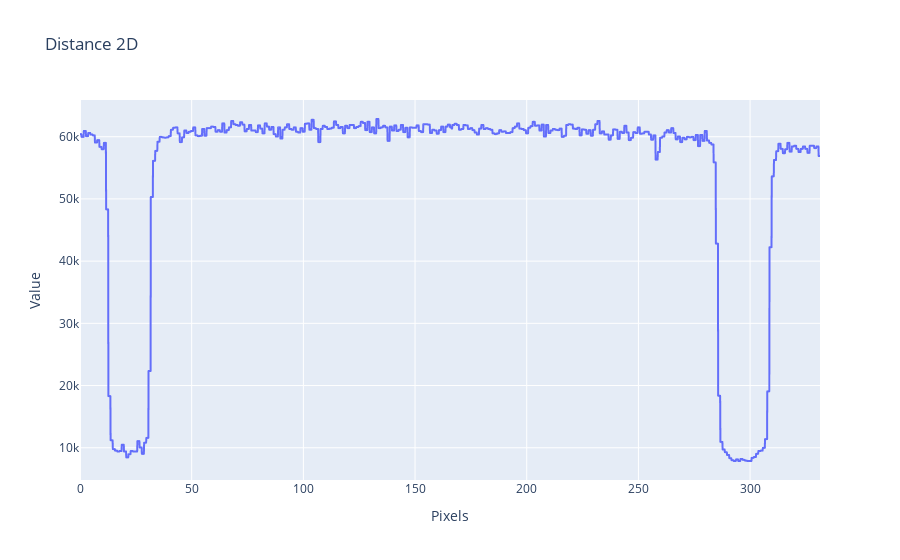
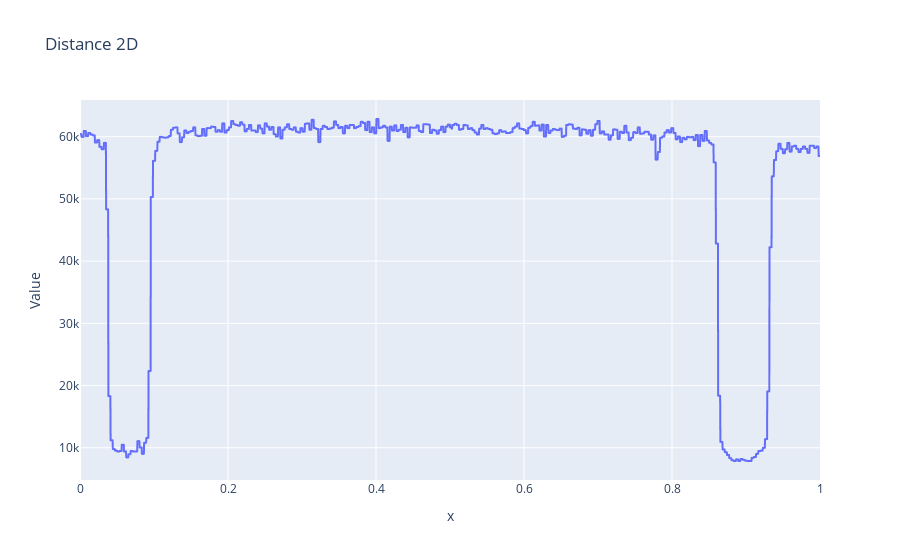

Source (notebook cell) for these figures, in order:
### Markdown cell above
## Distances marqueurs bas

### Code cell
df_data = pd.read_csv('1-Distance_2marqueurs_bas.csv')

fig = px.line(df_data, x = 'Pixels', y = 'Value', title='Distance 2D')
fig.show()

y_data = df_data.Value
y_data_liste = list(y_data)
x_data = df_data.Pixels
x_data_liste = list(x_data)

# normalisons
range_x = max(x_data_liste) - min(x_data_liste)

new_x = []
for i in range(len(x_data_liste)):
    new_x.append(x_data_liste[i]/range_x)

fig = px.line(df_data, x = new_x, y = 'Value', title='Distance 2D')
fig.show()

y_data_500_1 = []
for i in range(500):
    y_data_500_1.append(y_data_liste[i])
y_min_1 = min(y_data_500_1)
print("le premier minimum est", y_min_1)

y_data_500_2 = []
for i in range(2700,3200):
    y_data_500_2.append(y_data_liste[i])
y_min_2 = min(y_data_500_2)
print("le deuxième minimum est", y_min_2)

pos_x_min_1 = y_data_liste.index(y_min_1)
pos_x_min_2 = y_data_liste.index(y_min_2)

x_value_at_min_1 = x_data_liste[pos_x_min_1]/range_x
x_value_at_min_2 = x_data_liste[pos_x_min_2]/range_x

dist_reference = x_value_at_min_2 - x_value_at_min_1
print("la distance entre les deux minimums est", dist_reference, "pixels")

### Figure 1 — Plotly figure (JSON) as saved in the notebook; plotly's stock layout.template omitted (floating-point values rounded to 4 significant figures; data arrays with more than 128 entries replaced by an {"elided": "..."} marker saying what was removed)
{"data": [{"hovertemplate": "Pixels=%{x}<br>Value=%{y}<extra></extra>", "legendgroup": "", "line": {"color": "#636efa", "dash": "solid"}, "marker": {"symbol": "circle"}, "mode": "lines", "name": "", "showlegend": false, "type": "scattergl", "x": {"elided": "3314 float values"}, "xaxis": "x", "y": {"elided": "3314 int values"}, "yaxis": "y"}], "layout": {"legend": {"tracegroupgap": 0}, "title": {"text": "Distance 2D"}, "xaxis": {"anchor": "y", "domain": [0, 1], "title": {"text": "Pixels"}}, "yaxis": {"anchor": "x", "domain": [0, 1], "title": {"text": "Value"}}}}

### Figure 2 — Plotly figure (JSON) as saved in the notebook; plotly's stock layout.template omitted (floating-point values rounded to 4 significant figures; data arrays with more than 128 entries replaced by an {"elided": "..."} marker saying what was removed)
{"data": [{"hovertemplate": "x=%{x}<br>Value=%{y}<extra></extra>", "legendgroup": "", "line": {"color": "#636efa", "dash": "solid"}, "marker": {"symbol": "circle"}, "mode": "lines", "name": "", "showlegend": false, "type": "scattergl", "x": {"elided": "3314 float values"}, "xaxis": "x", "y": {"elided": "3314 int values"}, "yaxis": "y"}], "layout": {"legend": {"tracegroupgap": 0}, "title": {"text": "Distance 2D"}, "xaxis": {"anchor": "y", "domain": [0, 1], "title": {"text": "x"}}, "yaxis": {"anchor": "x", "domain": [0, 1], "title": {"text": "Value"}}}}
